Frame 1 (no input): blank canvas, image omitted
Frame 60 (no input): blank canvas, image omitted
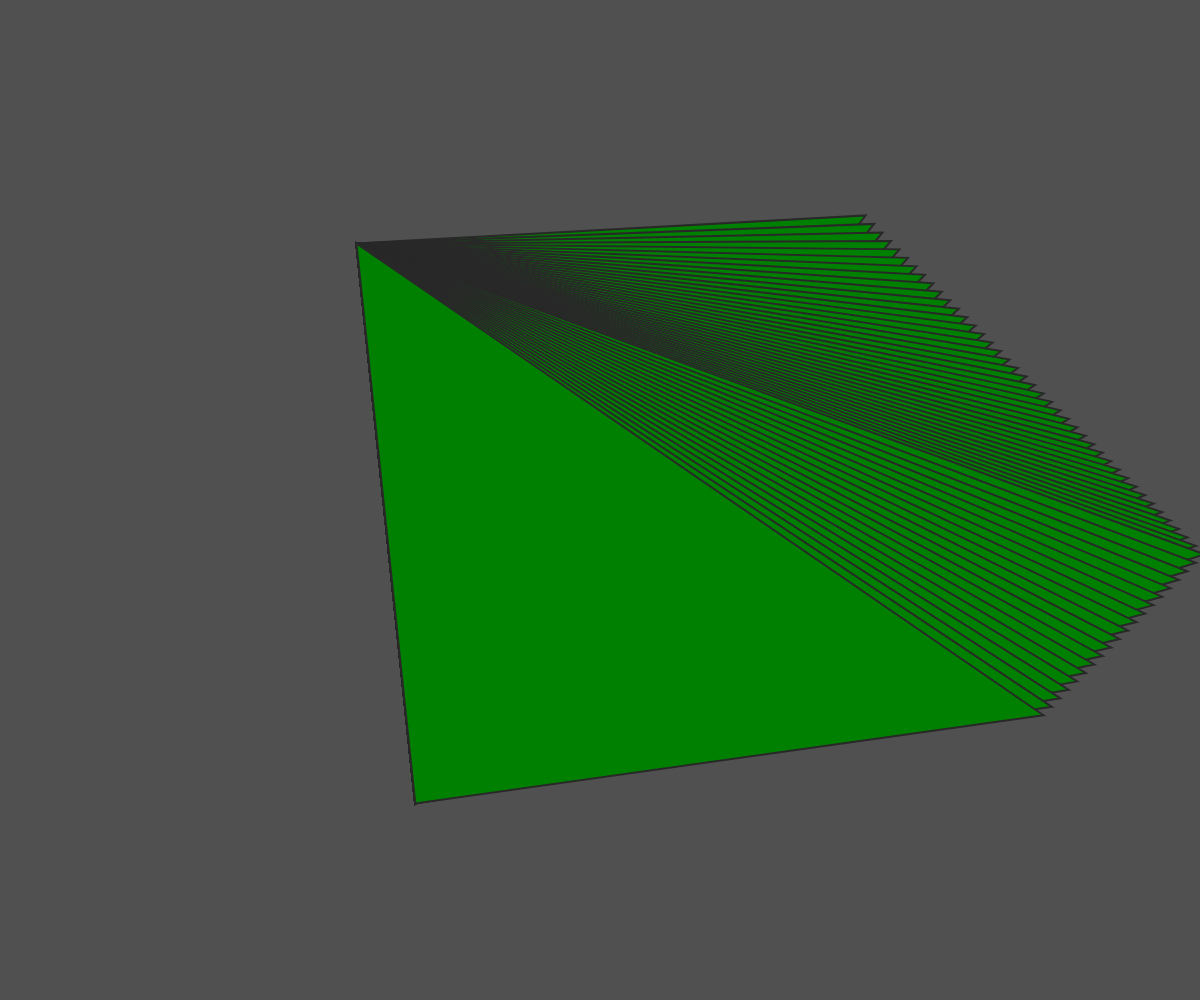
Frame 120 (the mouse pressed at the canvas centre since frame 60)

The p5.js sketch whose frames 1 and 60 were blank and that drew this single picture after the mouse press (run headless with seeded random() and noise() and a simulated clock; from frame 60 on, the mouse is pressed at the canvas centre):

// p5.js sketch
// ── sketch.js
function preload(){
  // put preload code here
}
var myGigi = []
//var tantiGigi = [];

function setup() {

  // put setup code here
  createCanvas(windowWidth,windowHeight);
    background(80);



      myGigi = new Gigi(random(0, width), random(0, height), random()*500, random(0, width), random(0, height),random(0, width), random(0, height), random(0, width), random(0, height))
      myGigi.diameter = random(10, 50);
      myGigi.speed = random(5,10);


    }



function draw() {
  // put drawing code here


    if (mouseX > 0 && mouseX < width/3) {
    myGigi.move02();
    myGigi.display01();
  } else if (mouseX > width/3 && mouseX < 2*width/3) {
    myGigi.move02();
    myGigi.display03();
  } else if(mouseX > 2*width/3 && mouseX < width) {
    myGigi.move02();
    myGigi.display02();
  }
}

function windowResized() {
  resizeCanvas(windowWidth,windowHeight);
}

function Gigi(_x, _y, _size, _x2, _y2, _x3, _y3 ) {
  this.x = _x;
  this.y = _y;
  this.x2 = _x2;
  this.y2 = _y2;
  this.x3 = _x3;
  this.y3 = _y3;
  this.size = _size;
  this.color = 'red';
  this.speed = 2;
  var yDir = 1;
  var xDir = 1;

  this.display01 = function() {
    strokeWeight(2);
    stroke(40);
    fill(color('blue'));
    ellipse(this.x, this.y, this.size);

    }

  this.display02 = function() {
    strokeWeight(2);
    stroke(40);
    fill(color('red'));
    rect(this.x, this.y, this.size, this.size);
  }

  this.display03 = function() {
    strokeWeight(2);
    stroke(40);
    fill(color('green'));
    triangle(this.x,this.y,this.x2,this.y2,this.x3,this.y3);
}

  this.move01 = function() {
    this.x = this.x + random(-3, 3);
    this.y = this.y + random(-3, 3);
  }

  this.move02 = function() {
    this.x += this.speed * xDir;
    this.y += this.speed * yDir;

    if(this.y > height || this.y < 0) {
      yDir = yDir * -1;
    }

    if(this.x > width || this.x < 0) {
      xDir = xDir * -1;
    }
  } }
